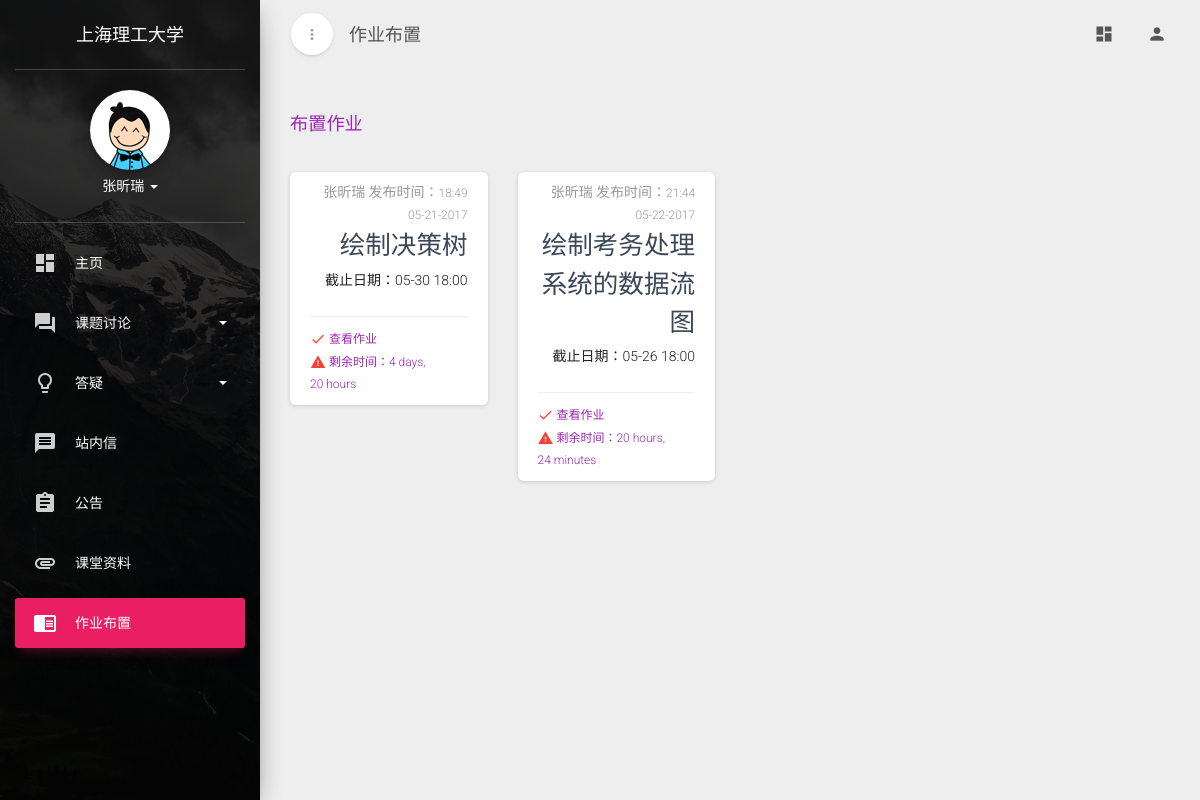
Screenshot of /index/assignment/ (signed in) with the database file from the repository.
### website/models.py (models this page shows, shortened)
class Assignment(models.Model):
    CLASS_CHOICE = (
        ('0', '所有'),
        ('1', '一班'),
        ('2', '二班'),
        ('3', '三班'),
    )
    title = models.CharField(max_length=30)
    content = models.TextField()
    code = models.CharField(max_length=8)
    classes = models.CharField(max_length=1, choices=CLASS_CHOICE)
    time = models.DateTimeField(auto_now=True)
    user = models.ForeignKey(User)
    deadline = models.DateTimeField(null=True)

### website/views.py (the view)
# urls.py: url(r'^assignment/new/(.*)/$', views.assignment_new, name='assignment_new'),
def assignment(request):
    user = request.user
    courses = models.Course.objects.filter(user_id=user.id)
    getcourses = models.Course.objects.filter(user_id=user.id).values('coursename', 'code', 'is_teacher')
    dashboardcourse = []
    for i in getcourses:
        if i not in dashboardcourse:
            dashboardcourse.append(i)
    alluser = models.User.objects.all()
    assignments = []
    isteacher = False
    for course in courses:
        if course.is_teacher == '1':
            isteacher = True
        assignment_add = models.Assignment.objects.filter(code=course.code, classes=course.classes)
        for i in assignment_add:
            if not i in assignments:
                assignments.append(i)
    return render(request, 'website/assignment-main.html',
                  {'courses': courses, 'alluser': alluser, 'assignments': assignments, 'isteacher': isteacher,
                   'dcourse': dashboardcourse})

### website/templates/website/assignment-main.html (shortened to what this page needs)
{% load staticfiles %}
<!DOCTYPE html>
<html lang="en">
<head>
    <link href="{% static 'assets/css/bootstrap.min.css' %}" rel="stylesheet"/>
    <link href="{% static 'assets/css/material-dashboard.css' %}" rel="stylesheet"/>
    <link href="http://maxcdn.bootstrapcdn.com/font-awesome/latest/css/font-awesome.min.css" rel="stylesheet">
</head>
<body>
<div class="wrapper">
    <div class="sidebar" data-active-color="rose" data-background-color="black"
         data-image="{% static 'assets/img/sidebar-1.jpg' %}">
        <div class="logo">
            <a href="http://www.creative-tim.com" class="simple-text">
                上海理工大学
            </a>
        </div>
        <div class="sidebar-wrapper">
            <div class="user">
                <div class="photo">
                    <img src="{% static 'assets/img/new_logo.png' %}"/>
                </div>
                <div class="info">
                    <a data-toggle="collapse" href="#collapseExample" class="collapsed">
                        {{ user.last_name }}{{ user.first_name }}
                        <b class="caret"></b>
                    </a>
                </div>
            </div>
            <ul class="nav">
                <li>
                    <a href="{% url 'website:dashboard' %}">
                        <i class="material-icons">dashboard</i>
                        <p>主页</p>
                    </a>
                </li>
                <li>
                    <a data-toggle="collapse" href="#pagesExamples">
                        <i class="material-icons">question_answer</i>
                        <p>课题讨论
                            <b class="caret"></b>
                        </p>
                    </a>
                </li>
                <li>
                    <a data-toggle="collapse" href="#componentsExamples">
                        <i class="material-icons">lightbulb_outline</i>
                        <p>答疑
                            <b class="caret"></b>
                        </p>
                    </a>
                </li>
                <li>
                    <a href="{% url 'website:message' %}">
                        <i class="material-icons">message</i>
                        <p>站内信</p>
                    </a>
                </li>
                <li>
                    <a href="{% url 'website:bulletin' %}">
                        <i class="material-icons">assignment</i>
                        <p>公告</p>
                    </a>
                </li>
                <li>
                    <a href="{% url 'website:file' %}">
                        <i class="material-icons">attachment</i>
                        <p>课堂资料</p>
                    </a>
                </li>
                <li class="active">
                    <a href="{% url 'website:assignment' %}">
                        <i class="material-icons">chrome_reader_mode</i>
                        <p>作业布置</p>
                    </a>
                </li>
            </ul>
        </div>
    </div>
    <div class="main-panel">
        <nav class="navbar navbar-transparent navbar-absolute">
            <div class="container-fluid">
                <div class="navbar-minimize">
                    <button id="minimizeSidebar" class="btn btn-round btn-white btn-fill btn-just-icon">
                        <i class="material-icons visible-on-sidebar-regular">more_vert</i>
                    </button>
                </div>
                <div class="navbar-header">
                    <a class="navbar-brand" href="#"> 作业布置 </a>
                </div>
                <div class="collapse navbar-collapse">
                    <ul class="nav navbar-nav navbar-right">
                        <li>
                            <a href="#pablo" class="dropdown-toggle" data-toggle="dropdown">
                                <i class="material-icons">dashboard</i>
                            </a>
                        </li>
                        <li>
                            <a href="#pablo" class="dropdown-toggle" data-toggle="dropdown">
                                <i class="material-icons">person</i>
                            </a>
                        </li>
                    </ul>
                </div>
            </div>
        </nav>
        <div class="content">
            <div class="container-fluid">
                <div id="comments">
                    <div>
                        {% if isteacher == True %}
                            <a href="{% url 'website:assignment_new' '0' %}"><h4>布置作业</h4></a>
                        {% endif %}
                    </div>
                    <div class="row">
                        {% for assignment in assignments %}
                            <div class="col-lg-3 col-md-6 col-sm-6">
                                <div class="card card-stats">
                                    <div class="card-content">
                                        <p class="category">
                                            {% for eachuser in alluser %}
                                                {% if eachuser.id == assignment.user_id %}
                                                    {{ eachuser.last_name }}{{ eachuser.first_name }}
                                                {% endif %}
                                            {% endfor %}
                                            发布时间：<small>{{ assignment.time|date:'H:i m-d-Y' }}</small>
                                        </p>
                                        <h3 class="card-title">{{ assignment.title }}</h3>
                                        <p>截止日期：{{ assignment.deadline|date:'m-d H:i'|default:'未设置' }}</p>
                                    </div>
                                    <div class="card-footer">
                                        <div class="stats">
                                            <i class="material-icons text-danger">done</i>
                                            <a href="{% url 'website:assignment_detail' isteacher assignment.id %}">查看作业</a>
                                        </div>
                                        <div class="stats">
                                            <i class="material-icons text-danger">warning</i>
                                            <a href="{% url 'website:assignment_detail' isteacher assignment.id %}">剩余时间：{{ assignment.deadline|timeuntil|default:'未设置' }}</a>
                                        </div>
                                    </div>
                                </div>
                            </div>
                        {% endfor %}
                    </div>
                </div>
            </div>
        </div>
    </div>
</div>
</body>
</html>

### rows the page displays
Assignment: time "18:49 05-21-2017", title "绘制决策树", deadline "05-30 18:00", deadline "4 days, 20 hours"
Assignment: time "21:44 05-22-2017", title "绘制考务处理系统的数据流图", deadline "05-26 18:00", deadline "20 hours, 24 minutes"

### other values shown
{{ user.last_name }} "张"
{{ user.first_name }} "昕瑞"
{{ eachuser.last_name }} "张"
{{ eachuser.first_name }} "昕瑞"
